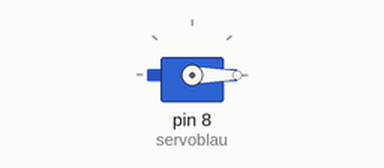
Simulated run of this sketch. Board: Arduino Uno, built with avr-gcc and run on an emulated ATmega328P. Parts: servo.

Above: at 0.05 s.
At 1.5 s:
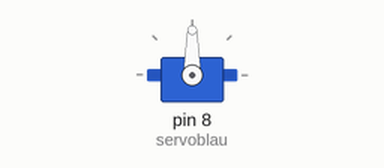
At 3.0 s:
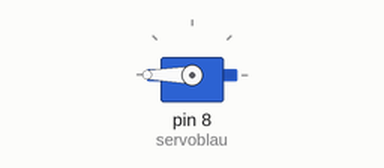
Timing chart, 0 to 6.9 s (numbered marks = the images above):
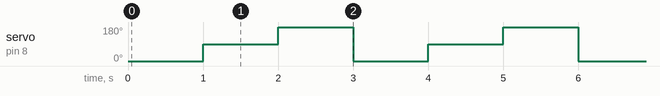

Measured:
- by itself, servo on pin 8 (servoblau): repeats every 3.0 s: 180° 1.0 s, 0° 1.0 s, 90° 1.0 s

The sketch:

4.12.ino
```cpp
#include <Servo.h>
Servo servoblau;

void setup() {
    servoblau.attach(8);
}

void loop() {
    servoblau.write(0);
    delay(1000);
    servoblau.write(90);
    delay(1000);
    servoblau.write(180);
    delay(1000);
}
```
